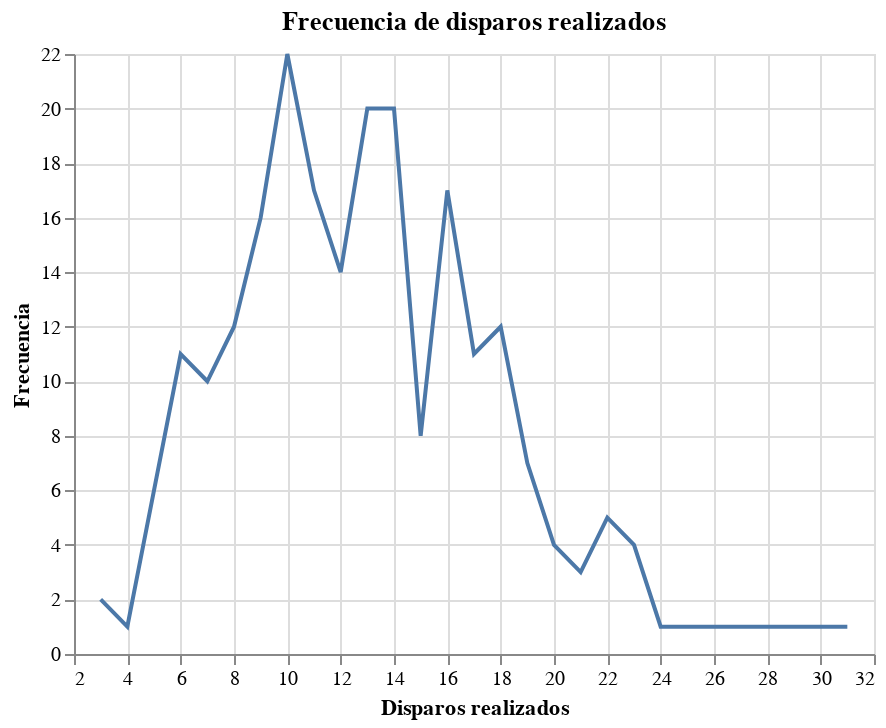

The notebook cell saved with this chart:
### Markdown cell above
### Gráfica de línea
Gráfica de línea con la frecuencia de disparos realizados.
- [Simple Line Chart](https://altair-viz.github.io/gallery/simple_line_chart.html)

### Code cell
# Gráfica autodescriptiva
alt.Chart(df_cruzazul).mark_line().encode(
    alt.X("Disparos_realizados:Q",title="Disparos realizados"),
    alt.Y('count()', title="Frecuencia")
).properties(
    title="Frecuencia de disparos realizados"
)

### Figure 1 — Vega-Lite specification as saved in the notebook (floating-point values rounded to 4 significant figures; data arrays with more than 128 entries replaced by an {"elided": "..."} marker saying what was removed)
{"$schema": "https://vega.github.io/schema/vega-lite/v4.8.1.json", "config": {"view": {"continuousHeight": 300, "continuousWidth": 400}}, "data": {"name": "data-4ec367b7820cebf18d599bbaf3469993"}, "datasets": {"data-4ec367b7820cebf18d599bbaf3469993": {"elided": "225 records"}}, "encoding": {"x": {"field": "Disparos_realizados", "title": "Disparos realizados", "type": "quantitative"}, "y": {"aggregate": "count", "title": "Frecuencia", "type": "quantitative"}}, "mark": "line", "title": "Frecuencia de disparos realizados"}
